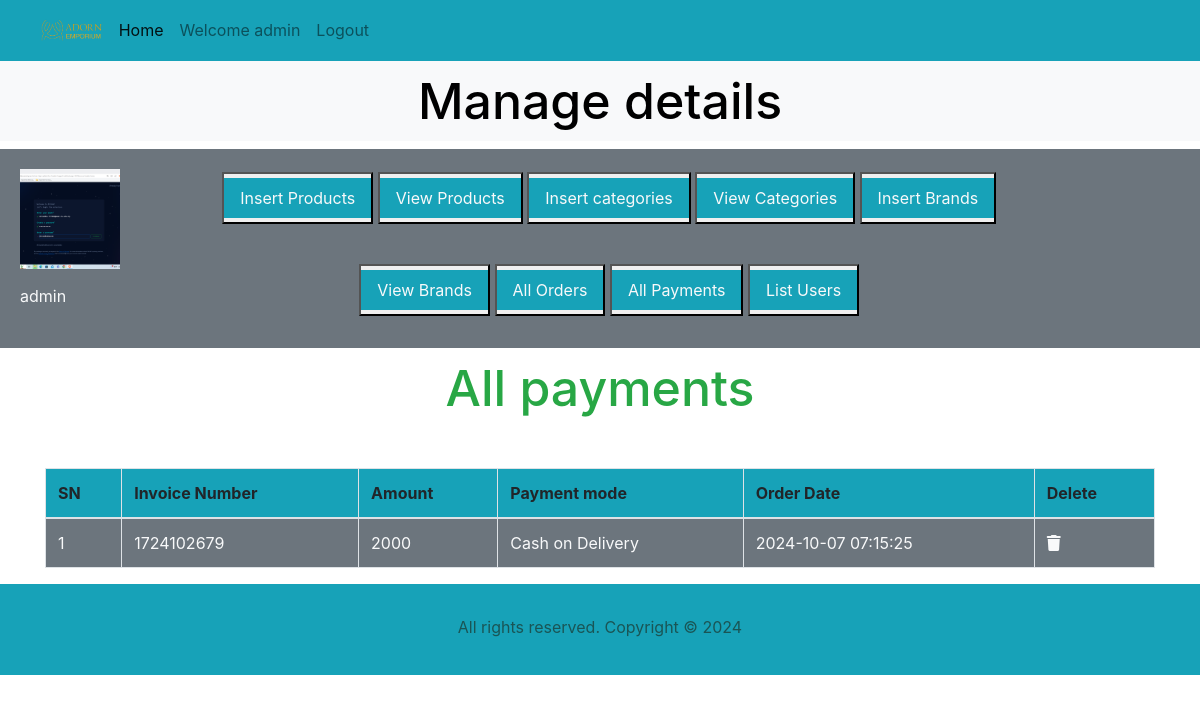
/admin_area/index.php?list_payments (signed in), run on the app's committed database.
### tables this page shows
CREATE TABLE `admin_table` (
  `admin_id` int(11) NOT NULL,
  `admin_username` varchar(255) NOT NULL,
  `admin_email` varchar(255) NOT NULL,
  `admin_password` varchar(255) NOT NULL,
  `admin_contact` varchar(255) NOT NULL,
  `admin_image` varchar(255) NOT NULL
);

CREATE TABLE `user_payments` (
  `payment_id` int(11) NOT NULL,
  `order_id` int(11) NOT NULL,
  `invoice_number` int(11) NOT NULL,
  `amount` int(11) NOT NULL,
  `payment_mode` varchar(255) NOT NULL,
  `date` timestamp NOT NULL DEFAULT current_timestamp() ON UPDATE current_timestamp()
);

### admin_area/list_payments.php (the view, shortened to what this page needs)
<h3 class="text-center text-success">All payments</h3>
<table class="table table-bordered mt-5">
    <thead class="bg-info">
    <?php
    $get_payments="select * from `user_payments`";
    $result=mysqli_query($conn,$get_payments);
    $row_count=mysqli_num_rows($result);
if($row_count==0){
    echo"<h2 class='text-danger text-center mt-5'>No payments received Yet</h2>";
}else{
    echo " <tr>
    <th>SN</th>
    <th>Invoice Number</th>
    <th>Amount</th>
    <th>Payment mode</th>
    <th>Order Date</th>
    <th>Delete</th>
</tr>
</thead>
<tbody class='bg-secondary text-light'>";
    $number=0;
    while($row_data=mysqli_fetch_assoc($result)){
        $payment_id=$row_data['payment_id'];
        $amount=$row_data['amount'];
        $invoice_number=$row_data['invoice_number'];
        $payment_mode=$row_data['payment_mode'];
        $date=$row_data['date'];
        $number++;
        echo" <tr>
            <td>$number</td>
            <td>$invoice_number</td>
            <td>$amount</td>
            <td>$payment_mode</td>
            <td>$date</td>
               <td><a href='index.php?delete_payment=$payment_id'class='text-light'><i class='fa-solid fa-trash'></i></a></td>
        </tr>";
    }
}
?>
    </tbody>
</table>

### admin_area/index.php (shortened to what this page needs)
<?php
@include('../functions_folder/common_function.php');
?>
<!DOCTYPE html>
<html lang="en">
<head>
    <link rel="stylesheet" href="https://maxcdn.bootstrapcdn.com/bootstrap/4.5.2/css/bootstrap.min.css">
    <link rel="stylesheet" href="https://cdnjs.cloudflare.com/ajax/libs/font-awesome/6.6.0/css/all.min.css" />
    <link rel="stylesheet" href="../index.css"/>
</head>
<body>
   <div class="container-fluid p-0">
        <nav class="navbar navbar-expand-lg navbar-light bg-info">
            <div class="container-fluid">
                <img src="../images/logo.png" alt="" class="logo">
                <div class="collapse navbar-collapse" id="navbarSupportedContent">
                    <ul class="navbar-nav me-auto mb-2 mb-lg-0">
                        <li class="nav-item">
                            <a class="nav-link active" aria-current="page" href="index.php">Home</a>
                        </li>
                        <?php
                            if(isset($_SESSION['admin_username'])){
                                echo "<li class='nav-item'>
                                    <a class='nav-link' href='#' name=''>Welcome ".$_SESSION['admin_username']."</a>
                                </li> ";
                                echo "<li class='nav-item'>
                                    <a class='nav-link' href='admin_logout.php' name=''>Logout</a>
                                </li> ";
                            }else{
                                echo "<script>window.open('admin_login.php','_self')</script>";
                            }
                        ?>
                    </ul>
                </div>
            </div>
        </nav>
        <div class="bg-light">
            <h3 class="text-center p-2">Manage details</h3>
        </div>
        <div class="row ">
            <div class="col-md-12 bg-secondary p-1 d-flex align-items-center">
                <div class="p-3">
                <div class="col-md-3">
                    <ul class="navbar-nav bg-secondary text-center text-light" >
                        <?php
                            if (isset($_SESSION['admin_username'])) {
                                $admin_username = $_SESSION['admin_username'];
                                $query = "SELECT * FROM `admin_table` WHERE admin_username = '$admin_username'";
                                $result = mysqli_query($conn, $query);
                                if ($result) {
                                    $row = mysqli_fetch_array($result);
                                    $admin_image = $row['admin_image'];
                                    echo "
                                    <li class='nav-item'>
                                        <img src='./admin_images/$admin_image' class='profile p-0 ' alt='Admin Profile' style='width: 100px; height: 100px; object-fit: cover;' />
                                    </li>";
                                    echo "<p class='text-light text-center'>" . htmlspecialchars($admin_username) . "</p>";
                                }
                            }
                        ?>
                    </ul>
                </div>
                </div>
                <div class="col-md-9">
                <div class="button text-center">
                    <button class="my-3"><a href="insert_product.php?insert_product" class="nav-link text-light bg-info my-1">Insert Products</a></button>
                    <button class="mb-4"><a href="index.php?view_products" class="nav-link text-light bg-info my-1">View Products</a></button>
                    <button class="my-3"><a href="index.php?insert_category" class="nav-link text-light bg-info my-1">Insert categories</a></button>
                    <button class="my-3"><a href="index.php?view_categories" class="nav-link text-light bg-info my-1">View Categories</a></button>
                    <button class="my-3"><a href="index.php?insert_brand" class="nav-link text-light bg-info my-1">Insert Brands</a></button>
                    <button class="my-3"><a href="index.php?view_brands" class="nav-link text-light bg-info my-1">View Brands</a></button>
                    <button><a href="index.php?list_orders" class="nav-link text-light bg-info my-1">All Orders</a></button>
                    <button><a href="index.php?list_payments" class="nav-link text-light bg-info my-1">All Payments</a></button>
                    <button class="mb-4"><a href="index.php?list_users" class="nav-link text-light bg-info my-1">List Users</a></button>
                </div>
                </div>
            </div>
        </div>
        <div class="container my-2">
            <?php
                if(isset($_GET['list_payments'])){
                    include('list_payments.php');
                }
            ?>
        </div>
        <?php include("../include/footer.php") ?>
    </div>
</body>
</html>

### index.css (style rules this page uses)
* { margin: 0; padding: 0; box-sizing: border-box; }
h3 { font-size:50px; line-height: 64px; color: black; }
p { font-size:16px; color: rgb(26, 85, 85); margin: 15px 0 20px 0; }
.logo { width: 7%; height: 7%; }
.profile { width: 90%; height: 30%; margin: auto; display: block; object-fit: contain; }

### data on the page
admin_table: admin_image (picture)
user_payments: invoice_number "1724102679", amount "2000", payment_mode "Cash on Delivery", date "2024-10-07 07:15:25"

### other printed values
$_SESSION['admin_username'] "admin"
$admin_username "admin"
